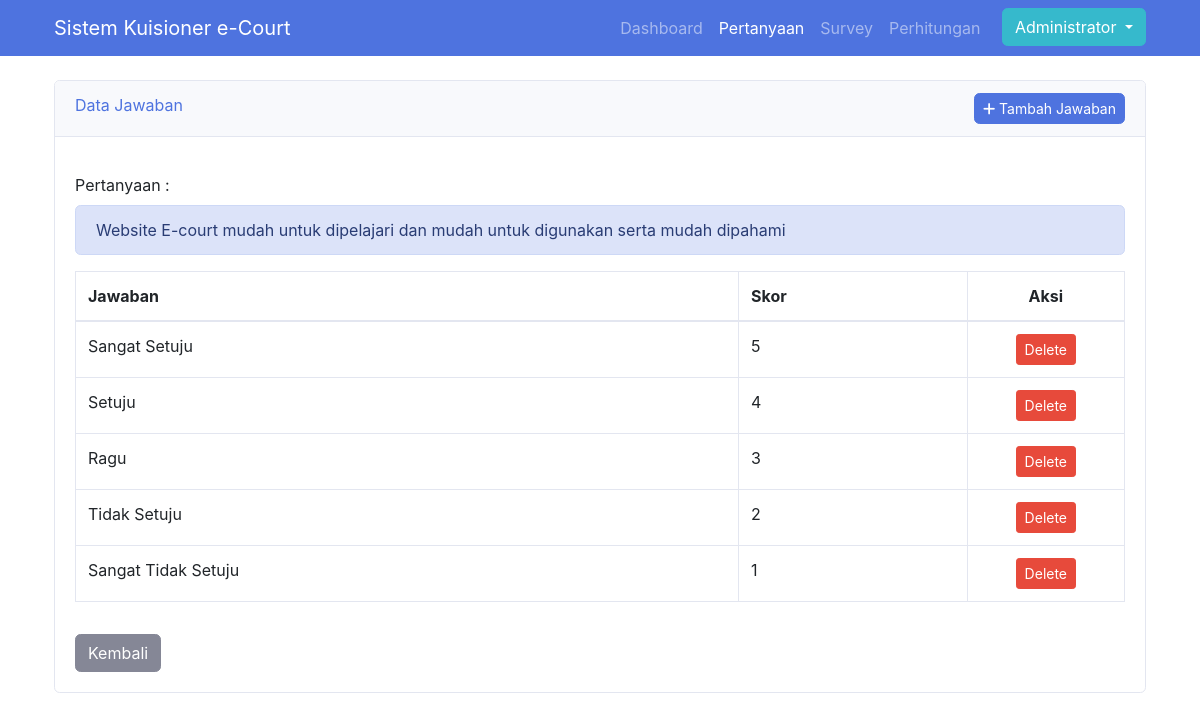
Screenshot of /views/admin/jawaban.php?id=17 (signed in) with the database file from the repository.
### tables this page shows
CREATE TABLE `users` (
  `id` int(11) NOT NULL,
  `nama` varchar(100) NOT NULL,
  `email` varchar(100) NOT NULL,
  `password` varchar(255) NOT NULL,
  `role_id` int(11) NOT NULL,
  `created_at` timestamp NULL DEFAULT NULL,
  `updated_at` timestamp NULL DEFAULT NULL
);

CREATE TABLE `pertanyaan` (
  `id` int(11) NOT NULL,
  `pertanyaan` text NOT NULL,
  `kategori_id` int(11) NOT NULL,
  `created_at` timestamp NULL DEFAULT NULL,
  `updated_at` timestamp NULL DEFAULT NULL
);

CREATE TABLE `jawaban` (
  `id` int(11) NOT NULL,
  `pertanyaan_id` int(11) NOT NULL,
  `jawaban` text NOT NULL,
  `skor` int(11) NOT NULL,
  `created_at` timestamp NULL DEFAULT NULL,
  `updated_at` timestamp NULL DEFAULT NULL
);

### views/admin/jawaban.php (the view, shortened to what this page needs)
<?php include('../layout/header.php'); ?>
<?php
  include('../../config.php');
  $title = "Data Pertanyaan";
?>
<?php include('../layout/navbar.php'); ?>
    <div class="container section">
      <div class="row">
        <div class="col-sm-12">
          <div class="card mb-3">
            <div class="card-header">
              <span class="text-primary">Data Jawaban</span>
              <button type="button" class="float-end btn btn-primary btn-sm rounded" data-bs-toggle="modal" data-bs-target="#tambah"><i class="fa fa-plus"></i> Tambah Jawaban</button>
            </div>
            <div class="card-body">
              <div class="mt-3">
                <label>Pertanyaan :</label>
                <div class="alert alert-primary" role="alert">
                  <?php
                    $id_pertanyaan = $_GET['id'];
                    $pertanyaan = mysqli_query($koneksi, "SELECT * FROM pertanyaan WHERE id = '$id_pertanyaan'");
                    while ($row = mysqli_fetch_array($pertanyaan)) {
                  ?>
                    <?= $row['pertanyaan']; ?>
                  <?php } ?>
                </div>
              </div>
              <div class="mt-3">
                <div class="table-responsive">
                  <table class="table table-bordered" width="100%" cellspacing="0">
                    <thead>
                      <tr>
                        <th>Jawaban</th>
                        <th>Skor</th>
                        <th class="text-center" width="15%">Aksi</th>
                      </tr>
                    </thead>
                    <tbody>
                      <?php
                        $jawaban = mysqli_query($koneksi, "SELECT * FROM jawaban WHERE pertanyaan_id = '$id_pertanyaan'");
                        while ($jb = mysqli_fetch_array($jawaban)) {
                      ?>
                        <tr>
                          <td><?= $jb['jawaban']; ?></td>
                          <td><?= $jb['skor']; ?></td>
                          <td class="text-center">
                            <a href="../../controllers/delete_jawaban.php?id=<?= $jb['id'] ?>" class="btn btn-danger btn-sm" onclick="return confirm('Hapus data ini ?');">Delete</a>
                          </td>
                        </tr>
                      <?php } ?>
                    </tbody>
                  </table>
                </div>
              </div>
              <div class="mt-3">
                <a href="data_pertanyaan.php" class="float-start btn btn-secondary">Kembali</a>
              </div>
            </div>
          </div>
        </div>
      </div>
    </div>
<?php include('../layout/footer.php'); ?>

### views/layout/navbar.php (shortened to what this page needs)
<?php
  if($_SESSION['status'] != "login"){
?>
<nav class="navbar navbar-expand-lg navbar-dark bg-primary fixed-top">
  <div class="container">
    <a class="navbar-brand" href="#">Sistem Kuisioner e-Court</a>
    <button class="navbar-toggler" type="button" data-bs-toggle="collapse" data-bs-target="#navbarNav" aria-controls="navbarNav" aria-expanded="false" aria-label="Toggle navigation">
      <span class="navbar-toggler-icon"></span>
    </button>
    <div class="collapse navbar-collapse" id="navbarNav">
      <ul class="navbar-nav ms-auto">
        <li class="nav-item">
          <a class="nav-link <?php if($title == "Home"){echo 'active';} ?>" aria-current="page" href="home_page.php">Home</a>
        </li>
        <li class="nav-item">
          <a class="nav-link <?php if($title == "Survey"){echo 'active';} ?>" href="formulir_kuisioner.php">Survey</a>
        </li>&nbsp;&nbsp;&nbsp;
        <li class="nav-item">
          <a href="login.php" class="btn btn-outline-light">Login &nbsp; <i class="fa fa-right-to-bracket"></i></a>
        </li>
      </ul>
    </div>
  </div>
</nav>
<?php } else { ?>
  <?php
    $email = $_SESSION['email'];
    $user  = mysqli_query($koneksi, "SELECT * FROM users WHERE email = '$email'");
  ?>
<nav class="navbar navbar-expand-lg navbar-dark bg-primary fixed-top">
  <div class="container">
    <a class="navbar-brand" href="#">Sistem Kuisioner e-Court</a>
    <div class="collapse navbar-collapse" id="navbarNav">
      <ul class="navbar-nav ms-auto">
        <li class="nav-item">
          <a class="nav-link <?php if($title == "Dashboard"){echo 'active';} ?>" aria-current="page" href="dashboard.php">Dashboard</a>
        </li>
        <li class="nav-item">
          <a class="nav-link <?php if($title == "Data Pertanyaan"){echo 'active';} ?>" href="data_pertanyaan.php">Pertanyaan</a>
        </li>
        <li class="nav-item">
          <a class="nav-link <?php if($title == "Survey"){echo 'active';} ?>" href="hasil_survey.php">Survey</a>
        </li>
        <li class="nav-item">
          <a class="nav-link <?php if($title == "Perhitungan"){echo 'active';} ?>" href="perhitungan.php">Perhitungan</a>
        </li>&nbsp;&nbsp;&nbsp;
        <li class="nav-item">
          <div class="btn-group">
            <button type="button" class="btn btn-info dropdown-toggle" data-bs-toggle="dropdown" aria-expanded="false">
              <?php
                foreach ($user as $value) {
                  echo $value['nama'];
                }
              ?>
            </button>
          </div>
        </li>
      </ul>
    </div>
  </div>
</nav>
<?php } ?>

### assets/css/style.css (style rules this page uses)
.section { padding-top: 5rem; }

### rows the page displays
users: nama "Administrator"
pertanyaan: pertanyaan "Website E-court mudah untuk dipelajari dan mudah untuk digunakan serta mudah dipahami"
jawaban: jawaban "Sangat Setuju", skor "5"
jawaban: jawaban "Setuju", skor "4"
jawaban: jawaban "Ragu", skor "3"
jawaban: jawaban "Tidak Setuju", skor "2"
jawaban: jawaban "Sangat Tidak Setuju", skor "1"
